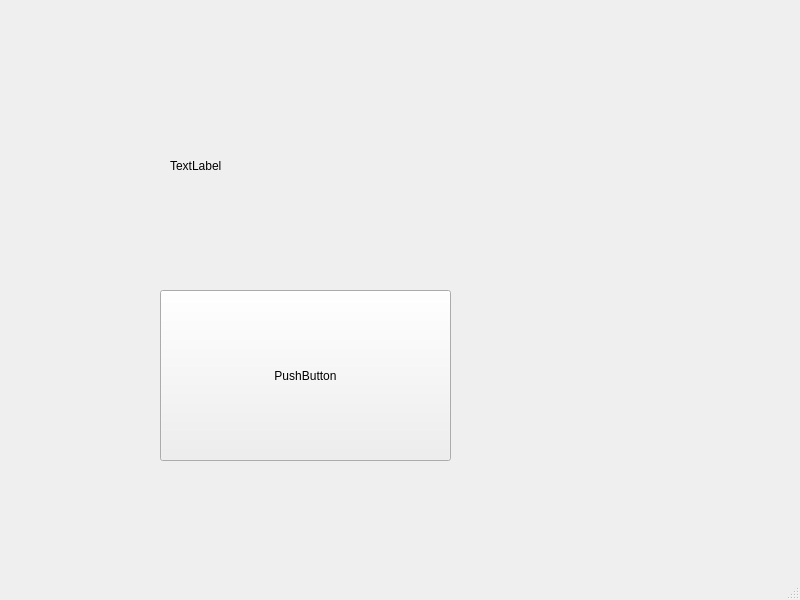
<?xml version="1.0" encoding="UTF-8"?>
<ui version="4.0">
 <class>MainWindow</class>
 <widget class="QMainWindow" name="MainWindow">
  <property name="geometry">
   <rect>
    <x>0</x>
    <y>0</y>
    <width>800</width>
    <height>600</height>
   </rect>
  </property>
  <property name="windowTitle">
   <string>MainWindow</string>
  </property>
  <widget class="QWidget" name="centralwidget">
   <widget class="QPushButton" name="pushButton">
    <property name="geometry">
     <rect>
      <x>160</x>
      <y>290</y>
      <width>291</width>
      <height>171</height>
     </rect>
    </property>
    <property name="text">
     <string>PushButton</string>
    </property>
   </widget>
   <widget class="QLabel" name="label">
    <property name="geometry">
     <rect>
      <x>170</x>
      <y>50</y>
      <width>281</width>
      <height>231</height>
     </rect>
    </property>
    <property name="text">
     <string>TextLabel</string>
    </property>
   </widget>
  </widget>
  <widget class="QMenuBar" name="menubar">
   <property name="geometry">
    <rect>
     <x>0</x>
     <y>0</y>
     <width>800</width>
     <height>21</height>
    </rect>
   </property>
  </widget>
  <widget class="QStatusBar" name="statusbar"/>
 </widget>
 <resources/>
 <connections/>
</ui>
